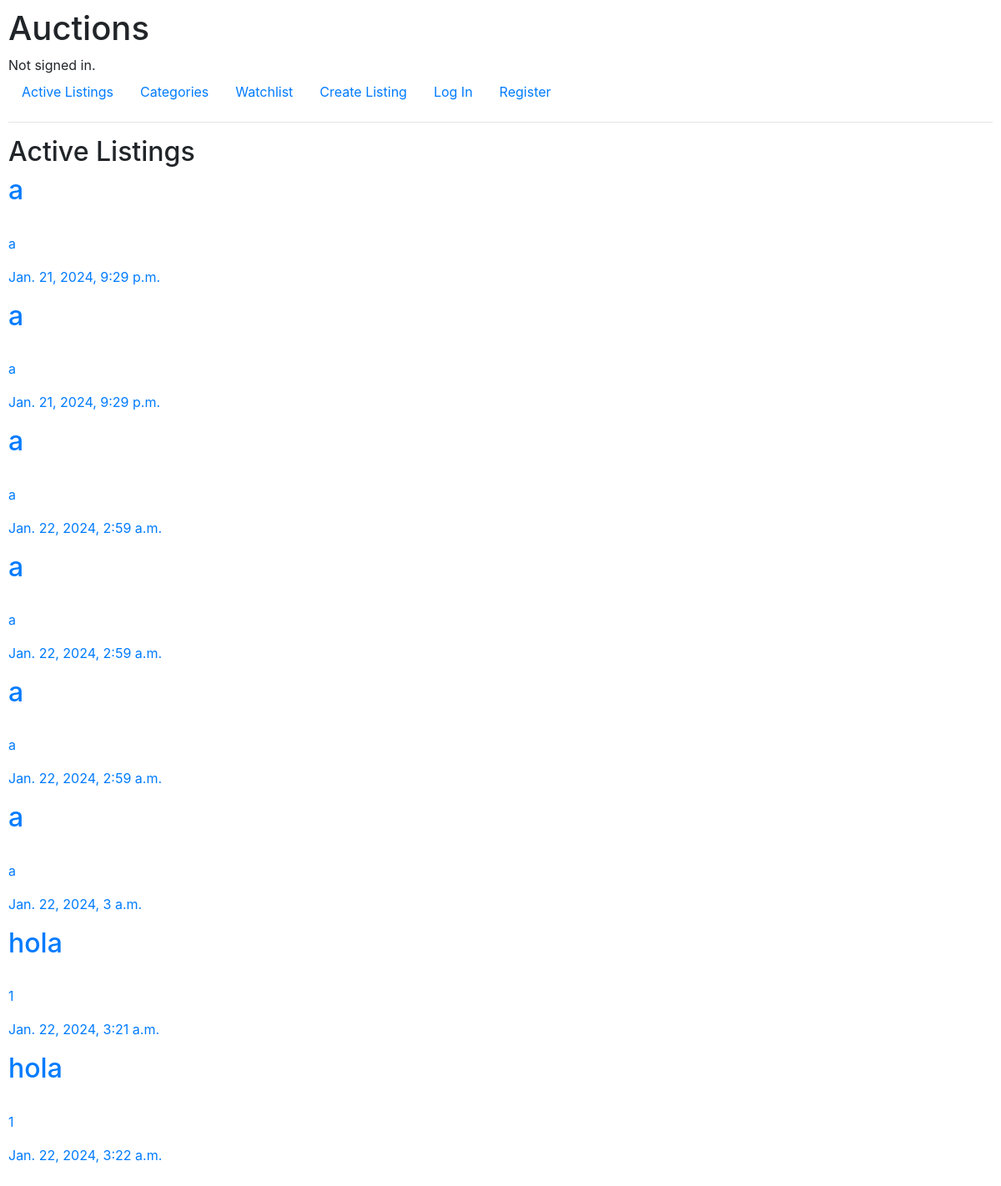
The app's page /, older data.
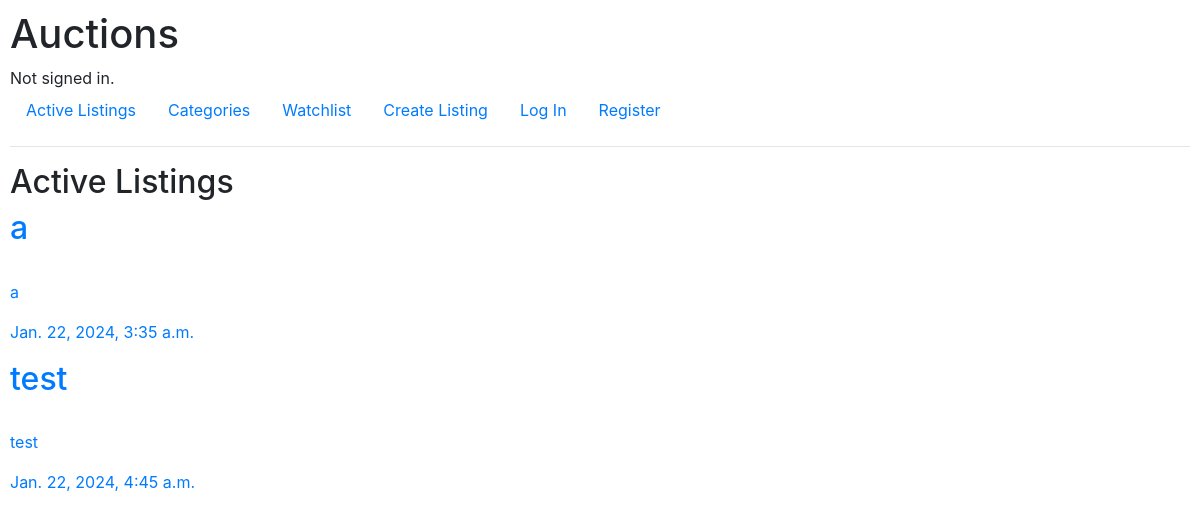
The same page, newer data.
### auctions/models.py (models this page shows)
class Listing(models.Model):
    title = models.TextField()
    description = models.TextField()
    image = models.TextField()
    user = models.ForeignKey(User, on_delete=models.CASCADE, related_name="user")
    category = models.ForeignKey(Category, on_delete=models.CASCADE, related_name="category")
    state = models.BooleanField(default=True)
    created_at = models.DateTimeField(auto_now_add=True)

### auctions/views.py (the view)
# urls.py: path("", views.index, name="index"),
def index(request):
    listings = Listing.objects.all().filter(state=True)
    return render(request, "auctions/index.html", {
            'listings': listings
    })

### auctions/templates/auctions/index.html (shortened to what this page needs)
{% extends "auctions/layout.html" %}
{% block body %}
    <h2>Active Listings</h2>
    {% for listing in listings %}
    <a href="{% url 'listing' listing.id %}">
      <div class="flex">
        <h2>{{listing.title}}</h2>
        <p>{{listing.description}}</p>
        <p>{{listing.created_at}}</p>
      </div>
    </a>
    {% endfor %}
{% endblock %}

Row changes from the older to the newer data that the page shows:
removed Listing: title "a", description "a", created_at "Jan. 21, 2024, 9:29 p.m."
removed Listing: title "a", description "a", created_at "Jan. 22, 2024, 2:59 a.m."
removed Listing: title "a", description "a", created_at "Jan. 22, 2024, 2:59 a.m."
removed Listing: title "a", description "a", created_at "Jan. 22, 2024, 2:59 a.m."
removed Listing: title "a", description "a", created_at "Jan. 22, 2024, 3 a.m."
removed Listing: title "hola", description "1", created_at "Jan. 22, 2024, 3:21 a.m."
removed Listing: title "hola", description "1", created_at "Jan. 22, 2024, 3:22 a.m."
changed Listing: created_at "Jan. 21, 2024, 9:29 p.m." → "Jan. 22, 2024, 3:35 a.m."
added Listing: title "test", description "test", created_at "Jan. 22, 2024, 4:45 a.m."
